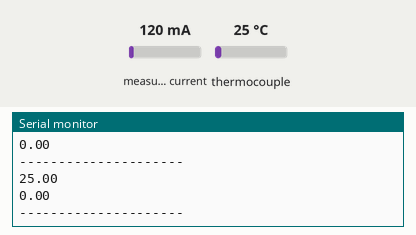
Bench run of a sketch on a simulated Arduino Uno, built with avr-gcc and run on an emulated ATmega328P. Shown: the last lines printed to the serial monitor. The test bench sets the inputs (shaded band); at power-on: thermocouple 25 °C, measured current 120 mA.

Above: at 1.9 s.
2.0 s: thermocouple set to 6 °C
At 3.1 s:
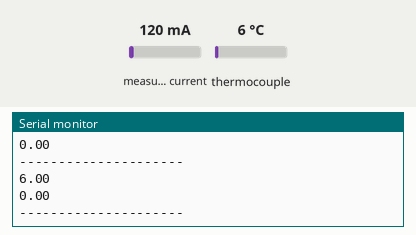
3.6 s: thermocouple set to 75 °C
At 5.9 s:
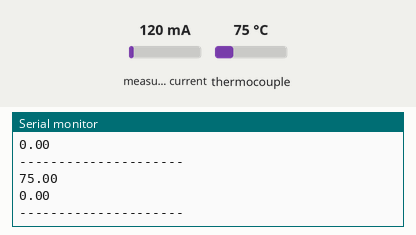
Timing chart, 0 to 7.4 s (numbered marks = the images above; inputs shaded):
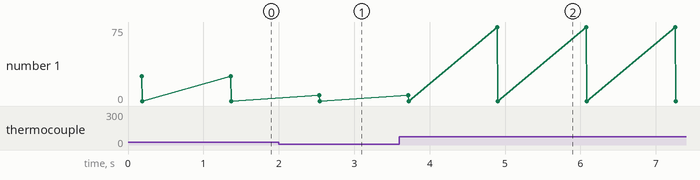

Measured:
- after the input at 2.0 s, the serial monitor: prints a new line after 0.54 s (image 1)
- after the input at 3.6 s, the serial monitor: prints a new line after 1.3 s (image 2)

The sketch:

temp_i2c_esp32.ino
```cpp
#include "max6675.h" //lib termopar
#include "EmonLib.h" //lib sensor SCT013
#include <Wire.h>    //lib I2C

#define SLAVE_ADDRESS 0x04  // cria o escravo com endereço 0x04
#define FLOATS_SENT 2  //vetor

//pinagem termopar
int ktcSO = 8; //PINO DIGITAL (SO)
int ktcCS = 9; //PINO DIGITAL (CS)
int ktcCLK = 10; //PINO DIGITAL (CLK / SCK)


float data[FLOATS_SENT];


//pinagem sensor SCT013
int pin = A2;
EnergyMonitor sensor;


MAX6675 ktc(ktcCLK, ktcCS, ktcSO); //CRIA UMA INSTÂNCIA UTILIZANDO OS PINOS (CLK, CS, SO)

void setup(){
  Serial.begin(9600);
  sensor.current(pin, 60.606);

  // initialize i2c as slave
    Wire.begin(SLAVE_ADDRESS);

    // define callbacks for i2c communication
    Wire.onRequest(sendData);


}

void loop(){
   data[0] = getTemp();
   data[1] = getCorrente();


   Serial.println(data[0]);
   Serial.println(data[1]);
   Serial.println("---------------------");

   delay(1000);
}

void sendData(){
  Wire.write((byte*) & data,FLOATS_SENT*sizeof(float));

}

float getTemp(){
  float temp = ktc.readCelsius();
  return temp;
}

float getCorrente(){
   float courrent = 0;
   float cor = sensor.calcIrms(1480);

   if (cor>0 && cor<7){
     return courrent;
   }else{
     return cor;
   }
}
```
